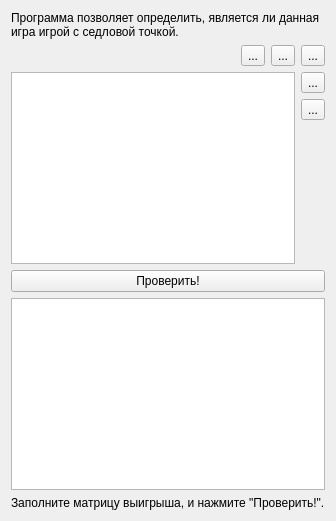
      <widget class="QWidget" name="tab_3">
       <attribute name="title">
        <string>Игра с седловой точкой</string>
       </attribute>
       <layout class="QVBoxLayout" name="verticalLayout_6">
        <item>
         <widget class="QLabel" name="label_15">
          <property name="text">
           <string>Программа позволяет определить, является ли данная игра игрой с седловой точкой.</string>
          </property>
          <property name="wordWrap">
           <bool>true</bool>
          </property>
         </widget>
        </item>
        <item>
         <layout class="QGridLayout" name="gridLayout_3">
          <item row="0" column="2">
           <widget class="QToolButton" name="btn_remrow_3">
            <property name="text">
             <string>...</string>
            </property>
            <property name="icon">
             <iconset resource="program.qrc">
              <normaloff>:/icons/list-remove.png</normaloff>:/icons/list-remove.png</iconset>
            </property>
           </widget>
          </item>
          <item row="0" column="0">
           <spacer name="horizontalSpacer_3">
            <property name="orientation">
             <enum>Qt::Horizontal</enum>
            </property>
            <property name="sizeHint" stdset="0">
             <size>
              <width>40</width>
              <height>20</height>
             </size>
            </property>
           </spacer>
          </item>
          <item row="1" column="3">
           <widget class="QToolButton" name="btn_addcol_3">
            <property name="text">
             <string>...</string>
            </property>
            <property name="icon">
             <iconset resource="program.qrc">
              <normaloff>:/icons/list-add.png</normaloff>:/icons/list-add.png</iconset>
            </property>
           </widget>
          </item>
          <item row="0" column="1">
           <widget class="QToolButton" name="btn_addrow_3">
            <property name="text">
             <string>...</string>
            </property>
            <property name="icon">
             <iconset resource="program.qrc">
              <normaloff>:/icons/list-add.png</normaloff>:/icons/list-add.png</iconset>
            </property>
           </widget>
          </item>
          <item row="2" column="3">
           <widget class="QToolButton" name="btn_remcol_3">
            <property name="text">
             <string>...</string>
            </property>
            <property name="icon">
             <iconset resource="program.qrc">
              <normaloff>:/icons/list-remove.png</normaloff>:/icons/list-remove.png</iconset>
            </property>
           </widget>
          </item>
          <item row="3" column="3">
           <spacer name="verticalSpacer_3">
            <property name="orientation">
             <enum>Qt::Vertical</enum>
            </property>
            <property name="sizeHint" stdset="0">
             <size>
              <width>20</width>
              <height>40</height>
             </size>
            </property>
           </spacer>
          </item>
          <item row="1" column="0" rowspan="3" colspan="3">
           <widget class="QTableView" name="table_3"/>
          </item>
          <item row="0" column="3">
           <widget class="QToolButton" name="btn_rnd_3">
            <property name="text">
             <string>...</string>
            </property>
            <property name="icon">
             <iconset resource="program.qrc">
              <normaloff>:/icons/text-editor.png</normaloff>:/icons/text-editor.png</iconset>
            </property>
           </widget>
          </item>
         </layout>
        </item>
        <item>
         <widget class="QPushButton" name="calc_3">
          <property name="text">
           <string>Проверить!</string>
          </property>
         </widget>
        </item>
        <item>
         <widget class="QTextBrowser" name="textBrowser_3"/>
        </item>
        <item>
         <widget class="QLabel" name="res_3">
          <property name="text">
           <string>Заполните матрицу выигрыша, и нажмите &quot;Проверить!&quot;.</string>
          </property>
         </widget>
        </item>
       </layout>
      </widget>
